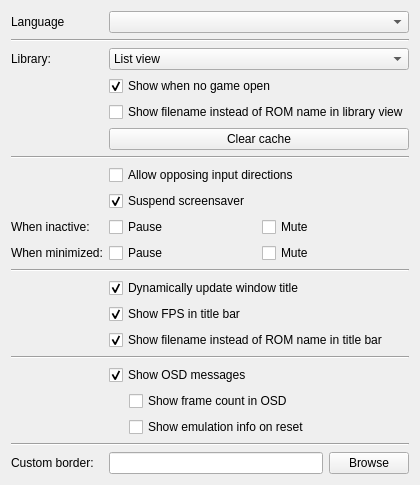
     <widget class="QWidget" name="interface_2">
      <layout class="QFormLayout" name="formLayout_4">
       <item row="0" column="0">
        <widget class="QLabel" name="label_26">
         <property name="text">
          <string>Language</string>
         </property>
        </widget>
       </item>
       <item row="0" column="1">
        <widget class="QComboBox" name="languages"/>
       </item>
       <item row="1" column="0" colspan="2">
        <widget class="Line" name="line_10">
         <property name="orientation">
          <enum>Qt::Horizontal</enum>
         </property>
        </widget>
       </item>
       <item row="2" column="0">
        <widget class="QLabel" name="label_6">
         <property name="text">
          <string>Library:</string>
         </property>
        </widget>
       </item>
       <item row="2" column="1">
        <widget class="QComboBox" name="libraryStyle">
         <item>
          <property name="text">
           <string>List view</string>
          </property>
         </item>
         <item>
          <property name="text">
           <string>Tree view</string>
          </property>
         </item>
        </widget>
       </item>
       <item row="3" column="1">
        <widget class="QCheckBox" name="showLibrary">
         <property name="text">
          <string>Show when no game open</string>
         </property>
         <property name="checked">
          <bool>true</bool>
         </property>
        </widget>
       </item>
       <item row="4" column="1">
        <widget class="QCheckBox" name="showFilenameInLibrary">
         <property name="text">
          <string>Show filename instead of ROM name in library view</string>
         </property>
        </widget>
       </item>
       <item row="5" column="1">
        <widget class="QPushButton" name="clearCache">
         <property name="text">
          <string>Clear cache</string>
         </property>
        </widget>
       </item>
       <item row="6" column="0" colspan="2">
        <widget class="Line" name="line_8">
         <property name="orientation">
          <enum>Qt::Horizontal</enum>
         </property>
        </widget>
       </item>
       <item row="7" column="1">
        <widget class="QCheckBox" name="allowOpposingDirections">
         <property name="text">
          <string>Allow opposing input directions</string>
         </property>
        </widget>
       </item>
       <item row="8" column="1">
        <widget class="QCheckBox" name="suspendScreensaver">
         <property name="text">
          <string>Suspend screensaver</string>
         </property>
         <property name="checked">
          <bool>true</bool>
         </property>
        </widget>
       </item>
       <item row="9" column="0">
        <widget class="QLabel" name="label_41">
         <property name="text">
          <string>When inactive:</string>
         </property>
        </widget>
       </item>
       <item row="9" column="1">
        <layout class="QHBoxLayout" name="horizontalLayout_21">
         <item>
          <widget class="QCheckBox" name="pauseOnFocusLost">
           <property name="text">
            <string>Pause</string>
           </property>
          </widget>
         </item>
         <item>
          <widget class="QCheckBox" name="muteOnFocusLost">
           <property name="text">
            <string>Mute</string>
           </property>
          </widget>
         </item>
        </layout>
       </item>
       <item row="10" column="0">
        <widget class="QLabel" name="label_42">
         <property name="text">
          <string>When minimized:</string>
         </property>
        </widget>
       </item>
       <item row="10" column="1">
        <layout class="QHBoxLayout" name="horizontalLayout_24">
         <item>
          <widget class="QCheckBox" name="pauseOnMinimize">
           <property name="text">
            <string>Pause</string>
           </property>
          </widget>
         </item>
         <item>
          <widget class="QCheckBox" name="muteOnMinimize">
           <property name="text">
            <string>Mute</string>
           </property>
          </widget>
         </item>
        </layout>
       </item>
       <item row="11" column="0" colspan="2">
        <widget class="Line" name="line_17">
         <property name="orientation">
          <enum>Qt::Horizontal</enum>
         </property>
        </widget>
       </item>
       <item row="12" column="1">
        <widget class="QCheckBox" name="dynamicTitle">
         <property name="text">
          <string>Dynamically update window title</string>
         </property>
         <property name="checked">
          <bool>true</bool>
         </property>
        </widget>
       </item>
       <item row="13" column="1">
        <widget class="QCheckBox" name="showFps">
         <property name="text">
          <string>Show FPS in title bar</string>
         </property>
         <property name="checked">
          <bool>true</bool>
         </property>
        </widget>
       </item>
       <item row="14" column="1">
        <widget class="QCheckBox" name="showFilename">
         <property name="text">
          <string>Show filename instead of ROM name in title bar</string>
         </property>
         <property name="checked">
          <bool>true</bool>
         </property>
        </widget>
       </item>
       <item row="15" column="0" colspan="2">
        <widget class="Line" name="line_18">
         <property name="orientation">
          <enum>Qt::Horizontal</enum>
         </property>
        </widget>
       </item>
       <item row="16" column="1">
        <widget class="QCheckBox" name="showOSD">
         <property name="text">
          <string>Show OSD messages</string>
         </property>
         <property name="checked">
          <bool>true</bool>
         </property>
        </widget>
       </item>
       <item row="17" column="1">
        <layout class="QVBoxLayout" name="osdDisplay">
         <property name="leftMargin">
          <number>20</number>
         </property>
         <item>
          <widget class="QCheckBox" name="showFrameCounter">
           <property name="text">
            <string>Show frame count in OSD</string>
           </property>
          </widget>
         </item>
         <item>
          <widget class="QCheckBox" name="showResetInfo">
           <property name="text">
            <string>Show emulation info on reset</string>
           </property>
          </widget>
         </item>
        </layout>
       </item>
       <item row="19" column="1">
        <layout class="QHBoxLayout" name="horizontalLayout_22">
         <item>
          <widget class="QLineEdit" name="bgImage">
           <property name="sizePolicy">
            <sizepolicy hsizetype="Expanding" vsizetype="Fixed">
             <horstretch>0</horstretch>
             <verstretch>0</verstretch>
            </sizepolicy>
           </property>
          </widget>
         </item>
         <item>
          <widget class="QPushButton" name="bgImageBrowse">
           <property name="text">
            <string>Browse</string>
           </property>
          </widget>
         </item>
        </layout>
       </item>
       <item row="18" column="0" colspan="2">
        <widget class="Line" name="line_13">
         <property name="orientation">
          <enum>Qt::Horizontal</enum>
         </property>
        </widget>
       </item>
       <item row="19" column="0">
        <widget class="QLabel" name="label_53">
         <property name="text">
          <string>Custom border:</string>
         </property>
        </widget>
       </item>
      </layout>
     </widget>
